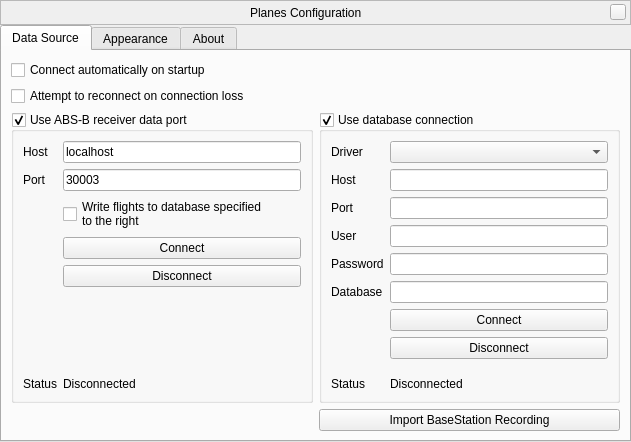
<?xml version="1.0" encoding="UTF-8"?>
<ui version="4.0">
 <class>PlanesDialog</class>
 <widget class="QWidget" name="PlanesDialog">
  <property name="geometry">
   <rect>
    <x>0</x>
    <y>0</y>
    <width>631</width>
    <height>441</height>
   </rect>
  </property>
  <property name="windowTitle">
   <string>Form</string>
  </property>
  <layout class="QVBoxLayout" name="verticalLayout_4">
   <property name="spacing">
    <number>0</number>
   </property>
   <property name="leftMargin">
    <number>0</number>
   </property>
   <property name="topMargin">
    <number>0</number>
   </property>
   <property name="rightMargin">
    <number>0</number>
   </property>
   <property name="bottomMargin">
    <number>0</number>
   </property>
   <item>
    <widget class="BarFrame" name="TitleBar">
     <property name="minimumSize">
      <size>
       <width>0</width>
       <height>25</height>
      </size>
     </property>
     <property name="maximumSize">
      <size>
       <width>16777215</width>
       <height>30</height>
      </size>
     </property>
     <property name="frameShape">
      <enum>QFrame::StyledPanel</enum>
     </property>
     <property name="frameShadow">
      <enum>QFrame::Raised</enum>
     </property>
     <layout class="QHBoxLayout" name="horizontalLayout">
      <property name="spacing">
       <number>0</number>
      </property>
      <property name="leftMargin">
       <number>0</number>
      </property>
      <property name="topMargin">
       <number>0</number>
      </property>
      <property name="rightMargin">
       <number>4</number>
      </property>
      <property name="bottomMargin">
       <number>0</number>
      </property>
      <item>
       <spacer name="horizontalSpacer">
        <property name="orientation">
         <enum>Qt::Horizontal</enum>
        </property>
        <property name="sizeHint" stdset="0">
         <size>
          <width>235</width>
          <height>20</height>
         </size>
        </property>
       </spacer>
      </item>
      <item>
       <widget class="QLabel" name="stelWindowTitle">
        <property name="text">
         <string>Planes Configuration</string>
        </property>
       </widget>
      </item>
      <item>
       <spacer name="horizontalSpacer_2">
        <property name="orientation">
         <enum>Qt::Horizontal</enum>
        </property>
        <property name="sizeHint" stdset="0">
         <size>
          <width>235</width>
          <height>20</height>
         </size>
        </property>
       </spacer>
      </item>
      <item>
       <widget class="StelCloseButton" name="closeStelWindow">
        <property name="minimumSize">
         <size>
          <width>16</width>
          <height>16</height>
         </size>
        </property>
        <property name="maximumSize">
         <size>
          <width>16</width>
          <height>16</height>
         </size>
        </property>
        <property name="focusPolicy">
         <enum>Qt::NoFocus</enum>
        </property>
        <property name="text">
         <string/>
        </property>
       </widget>
      </item>
     </layout>
    </widget>
   </item>
   <item>
    <widget class="QTabWidget" name="Tabs">
     <property name="currentIndex">
      <number>0</number>
     </property>
     <widget class="QWidget" name="tab">
      <attribute name="title">
       <string>Data Source</string>
      </attribute>
      <layout class="QGridLayout" name="gridLayout">
       <item row="2" column="0" rowspan="3">
        <widget class="QGroupBox" name="BSGroup">
         <property name="enabled">
          <bool>true</bool>
         </property>
         <property name="title">
          <string>Use ABS-B receiver data port</string>
         </property>
         <property name="checkable">
          <bool>true</bool>
         </property>
         <layout class="QFormLayout" name="formLayout_4">
          <property name="fieldGrowthPolicy">
           <enum>QFormLayout::AllNonFixedFieldsGrow</enum>
          </property>
          <item row="0" column="0">
           <widget class="QLabel" name="label_14">
            <property name="text">
             <string>Host</string>
            </property>
            <property name="buddy">
             <cstring>bsHost</cstring>
            </property>
           </widget>
          </item>
          <item row="0" column="1">
           <widget class="QLineEdit" name="bsHost">
            <property name="text">
             <string>localhost</string>
            </property>
           </widget>
          </item>
          <item row="1" column="0">
           <widget class="QLabel" name="label_15">
            <property name="text">
             <string>Port</string>
            </property>
            <property name="buddy">
             <cstring>bsPort</cstring>
            </property>
           </widget>
          </item>
          <item row="1" column="1">
           <widget class="QLineEdit" name="bsPort">
            <property name="inputMask">
             <string>00000</string>
            </property>
            <property name="text">
             <string>30003</string>
            </property>
           </widget>
          </item>
          <item row="4" column="1">
           <widget class="QPushButton" name="bsConnectButton">
            <property name="text">
             <string>Connect</string>
            </property>
           </widget>
          </item>
          <item row="5" column="1">
           <widget class="QPushButton" name="bsDisconnectButton">
            <property name="text">
             <string>Disconnect</string>
            </property>
           </widget>
          </item>
          <item row="6" column="1">
           <spacer name="verticalSpacer_5">
            <property name="orientation">
             <enum>Qt::Vertical</enum>
            </property>
            <property name="sizeHint" stdset="0">
             <size>
              <width>20</width>
              <height>40</height>
             </size>
            </property>
           </spacer>
          </item>
          <item row="7" column="0">
           <widget class="QLabel" name="label_17">
            <property name="text">
             <string>Status</string>
            </property>
           </widget>
          </item>
          <item row="7" column="1">
           <widget class="QLabel" name="bsStatus">
            <property name="text">
             <string>Disconnected</string>
            </property>
           </widget>
          </item>
          <item row="3" column="1">
           <widget class="QCheckBox" name="useBSDB">
            <property name="text">
             <string>Write flights to database specified
to the right</string>
            </property>
           </widget>
          </item>
         </layout>
        </widget>
       </item>
       <item row="2" column="1" rowspan="3">
        <widget class="QGroupBox" name="databaseGroup">
         <property name="enabled">
          <bool>true</bool>
         </property>
         <property name="minimumSize">
          <size>
           <width>300</width>
           <height>0</height>
          </size>
         </property>
         <property name="title">
          <string>Use database connection</string>
         </property>
         <property name="checkable">
          <bool>true</bool>
         </property>
         <layout class="QFormLayout" name="formLayout">
          <item row="1" column="0">
           <widget class="QLabel" name="dbHostLabel">
            <property name="text">
             <string>Host</string>
            </property>
            <property name="buddy">
             <cstring>dbHost</cstring>
            </property>
           </widget>
          </item>
          <item row="2" column="0">
           <widget class="QLabel" name="dbPortLabel">
            <property name="text">
             <string>Port</string>
            </property>
            <property name="buddy">
             <cstring>dbPort</cstring>
            </property>
           </widget>
          </item>
          <item row="3" column="0">
           <widget class="QLabel" name="dbUserLabel">
            <property name="text">
             <string>User</string>
            </property>
            <property name="buddy">
             <cstring>dbUser</cstring>
            </property>
           </widget>
          </item>
          <item row="4" column="0">
           <widget class="QLabel" name="dbPasswordLabel">
            <property name="text">
             <string>Password</string>
            </property>
            <property name="buddy">
             <cstring>dbPass</cstring>
            </property>
           </widget>
          </item>
          <item row="1" column="1">
           <widget class="QLineEdit" name="dbHost"/>
          </item>
          <item row="2" column="1">
           <widget class="QLineEdit" name="dbPort">
            <property name="inputMask">
             <string>00000</string>
            </property>
           </widget>
          </item>
          <item row="3" column="1">
           <widget class="QLineEdit" name="dbUser"/>
          </item>
          <item row="4" column="1">
           <widget class="QLineEdit" name="dbPass">
            <property name="echoMode">
             <enum>QLineEdit::Password</enum>
            </property>
           </widget>
          </item>
          <item row="6" column="1">
           <widget class="QPushButton" name="dbConnectButton">
            <property name="text">
             <string>Connect</string>
            </property>
           </widget>
          </item>
          <item row="0" column="1">
           <widget class="QComboBox" name="dbDriver"/>
          </item>
          <item row="0" column="0">
           <widget class="QLabel" name="label_5">
            <property name="text">
             <string>Driver</string>
            </property>
            <property name="buddy">
             <cstring>dbDriver</cstring>
            </property>
           </widget>
          </item>
          <item row="7" column="1">
           <widget class="QPushButton" name="dbDisconnectButton">
            <property name="text">
             <string>Disconnect</string>
            </property>
           </widget>
          </item>
          <item row="8" column="1">
           <spacer name="verticalSpacer_3">
            <property name="orientation">
             <enum>Qt::Vertical</enum>
            </property>
            <property name="sizeHint" stdset="0">
             <size>
              <width>20</width>
              <height>40</height>
             </size>
            </property>
           </spacer>
          </item>
          <item row="9" column="1">
           <widget class="QLabel" name="dbStatus">
            <property name="text">
             <string>Disconnected</string>
            </property>
           </widget>
          </item>
          <item row="9" column="0">
           <widget class="QLabel" name="label_7">
            <property name="text">
             <string>Status</string>
            </property>
           </widget>
          </item>
          <item row="5" column="1">
           <widget class="QLineEdit" name="dbName"/>
          </item>
          <item row="5" column="0">
           <widget class="QLabel" name="dbNameLabel">
            <property name="text">
             <string>Database</string>
            </property>
            <property name="buddy">
             <cstring>dbName</cstring>
            </property>
           </widget>
          </item>
         </layout>
        </widget>
       </item>
       <item row="5" column="1">
        <widget class="QPushButton" name="importFileButton">
         <property name="text">
          <string>Import BaseStation Recording</string>
         </property>
        </widget>
       </item>
       <item row="0" column="0" colspan="2">
        <widget class="QCheckBox" name="connectOnStartup">
         <property name="text">
          <string>Connect automatically on startup</string>
         </property>
        </widget>
       </item>
       <item row="1" column="0">
        <widget class="QCheckBox" name="reconnectOnConnectionLoss">
         <property name="text">
          <string>Attempt to reconnect on connection loss</string>
         </property>
        </widget>
       </item>
      </layout>
     </widget>
     <widget class="QWidget" name="tab_2">
      <attribute name="title">
       <string>Appearance</string>
      </attribute>
      <layout class="QGridLayout" name="gridLayout_2">
       <item row="0" column="1" rowspan="4">
        <widget class="QGroupBox" name="groupBox_2">
         <property name="title">
          <string>Trail Style</string>
         </property>
         <layout class="QVBoxLayout" name="verticalLayout_2">
          <item>
           <widget class="QRadioButton" name="col_solid">
            <property name="text">
             <string>Solid Colour</string>
            </property>
            <property name="checked">
             <bool>true</bool>
            </property>
           </widget>
          </item>
          <item>
           <widget class="QRadioButton" name="col_height">
            <property name="toolTip">
             <string>Height is encoded in the red colour with min height = 0 and max height = 255</string>
            </property>
            <property name="text">
             <string>Colour By Height</string>
            </property>
           </widget>
          </item>
          <item>
           <widget class="QGroupBox" name="groupBox_5">
            <property name="title">
             <string>Customise</string>
            </property>
            <layout class="QFormLayout" name="formLayout_2">
             <property name="leftMargin">
              <number>9</number>
             </property>
             <item row="0" column="0">
              <widget class="QLabel" name="label_8">
               <property name="text">
                <string>Min height</string>
               </property>
               <property name="buddy">
                <cstring>minHeight</cstring>
               </property>
              </widget>
             </item>
             <item row="1" column="0">
              <widget class="QLabel" name="label_9">
               <property name="text">
                <string>Max height</string>
               </property>
               <property name="buddy">
                <cstring>maxHeight</cstring>
               </property>
              </widget>
             </item>
             <item row="1" column="1">
              <widget class="QDoubleSpinBox" name="maxHeight">
               <property name="decimals">
                <number>0</number>
               </property>
               <property name="maximum">
                <double>999999.000000000000000</double>
               </property>
               <property name="value">
                <double>20000.000000000000000</double>
               </property>
              </widget>
             </item>
             <item row="0" column="1">
              <widget class="QDoubleSpinBox" name="minHeight">
               <property name="decimals">
                <number>0</number>
               </property>
               <property name="maximum">
                <double>999999.000000000000000</double>
               </property>
              </widget>
             </item>
            </layout>
           </widget>
          </item>
          <item>
           <widget class="QRadioButton" name="col_velocity">
            <property name="toolTip">
             <string>Velocity is encoded in the red channel, vertical rate &lt; 0 is encoded in the green channel and vertical rate &gt; 0 in the blue channel</string>
            </property>
            <property name="text">
             <string>Colour By Velocity</string>
            </property>
           </widget>
          </item>
          <item>
           <widget class="QGroupBox" name="groupBox_6">
            <property name="title">
             <string>Customise</string>
            </property>
            <layout class="QFormLayout" name="formLayout_3">
             <item row="0" column="0">
              <widget class="QLabel" name="label_10">
               <property name="text">
                <string>Min ground velocity</string>
               </property>
               <property name="buddy">
                <cstring>minVel</cstring>
               </property>
              </widget>
             </item>
             <item row="1" column="0">
              <widget class="QLabel" name="label_11">
               <property name="text">
                <string>Max ground velocity</string>
               </property>
               <property name="buddy">
                <cstring>maxVel</cstring>
               </property>
              </widget>
             </item>
             <item row="2" column="0">
              <widget class="QLabel" name="label_12">
               <property name="text">
                <string>Min vertical rate</string>
               </property>
               <property name="buddy">
                <cstring>minVertRate</cstring>
               </property>
              </widget>
             </item>
             <item row="3" column="0">
              <widget class="QLabel" name="label_13">
               <property name="text">
                <string>Max vertical rate</string>
               </property>
               <property name="buddy">
                <cstring>maxVertRate</cstring>
               </property>
              </widget>
             </item>
             <item row="3" column="1">
              <widget class="QDoubleSpinBox" name="maxVertRate">
               <property name="decimals">
                <number>0</number>
               </property>
               <property name="maximum">
                <double>999999.000000000000000</double>
               </property>
               <property name="value">
                <double>50.000000000000000</double>
               </property>
              </widget>
             </item>
             <item row="2" column="1">
              <widget class="QDoubleSpinBox" name="minVertRate">
               <property name="decimals">
                <number>0</number>
               </property>
               <property name="minimum">
                <double>-999999.000000000000000</double>
               </property>
               <property name="maximum">
                <double>0.000000000000000</double>
               </property>
               <property name="value">
                <double>-50.000000000000000</double>
               </property>
              </widget>
             </item>
             <item row="0" column="1">
              <widget class="QDoubleSpinBox" name="minVel">
               <property name="decimals">
                <number>0</number>
               </property>
               <property name="maximum">
                <double>999999.000000000000000</double>
               </property>
              </widget>
             </item>
             <item row="1" column="1">
              <widget class="QDoubleSpinBox" name="maxVel">
               <property name="decimals">
                <number>0</number>
               </property>
               <property name="maximum">
                <double>999999.000000000000000</double>
               </property>
               <property name="value">
                <double>500.000000000000000</double>
               </property>
              </widget>
             </item>
            </layout>
           </widget>
          </item>
         </layout>
        </widget>
       </item>
       <item row="0" column="0">
        <widget class="QGroupBox" name="groupBox_4">
         <property name="title">
          <string>General</string>
         </property>
         <layout class="QVBoxLayout" name="verticalLayout_5">
          <item>
           <widget class="QCheckBox" name="showLabels">
            <property name="toolTip">
             <string>Draw labels with the callsign of the flight next to the icons</string>
            </property>
            <property name="text">
             <string>Show Flight Labels</string>
            </property>
            <property name="checked">
             <bool>true</bool>
            </property>
           </widget>
          </item>
          <item>
           <widget class="QCheckBox" name="useInterp">
            <property name="toolTip">
             <string>Interpolate between datapoints for smoother animation</string>
            </property>
            <property name="text">
             <string>Use Interpolation</string>
            </property>
            <property name="checked">
             <bool>true</bool>
            </property>
           </widget>
          </item>
         </layout>
        </widget>
       </item>
       <item row="1" column="0">
        <widget class="QGroupBox" name="groupBox">
         <property name="title">
          <string>Display Trails For</string>
         </property>
         <layout class="QVBoxLayout" name="verticalLayout">
          <item>
           <widget class="QRadioButton" name="trails_nothing">
            <property name="toolTip">
             <string>Do not show trails at all</string>
            </property>
            <property name="text">
             <string>Nothing</string>
            </property>
           </widget>
          </item>
          <item>
           <widget class="QRadioButton" name="trails_selected">
            <property name="toolTip">
             <string>Show trails for the currently selected flight</string>
            </property>
            <property name="text">
             <string>Selected Plane Only</string>
            </property>
            <property name="checked">
             <bool>true</bool>
            </property>
           </widget>
          </item>
          <item>
           <widget class="QRadioButton" name="trails_inView">
            <property name="toolTip">
             <string>Show trails for all the flights currently on the screen</string>
            </property>
            <property name="text">
             <string>Planes Currently In View Only</string>
            </property>
           </widget>
          </item>
          <item>
           <widget class="QRadioButton" name="trails_all">
            <property name="toolTip">
             <string>Show trails for all flights, regardless of screen position</string>
            </property>
            <property name="text">
             <string>All Planes</string>
            </property>
           </widget>
          </item>
         </layout>
        </widget>
       </item>
       <item row="4" column="1">
        <spacer name="verticalSpacer">
         <property name="orientation">
          <enum>Qt::Vertical</enum>
         </property>
         <property name="sizeHint" stdset="0">
          <size>
           <width>20</width>
           <height>40</height>
          </size>
         </property>
        </spacer>
       </item>
       <item row="2" column="0" rowspan="2">
        <widget class="QGroupBox" name="groupBox_3">
         <property name="title">
          <string>Display Colour</string>
         </property>
         <layout class="QGridLayout" name="gridLayout_3">
          <item row="0" column="0">
           <widget class="QToolButton" name="infoTextColorButton">
            <property name="text">
             <string/>
            </property>
           </widget>
          </item>
          <item row="0" column="1">
           <widget class="QLabel" name="infoTextColorLabel">
            <property name="text">
             <string>Info text color</string>
            </property>
           </widget>
          </item>
         </layout>
        </widget>
       </item>
      </layout>
     </widget>
     <widget class="QWidget" name="tab_3">
      <attribute name="title">
       <string>About</string>
      </attribute>
      <layout class="QHBoxLayout" name="horizontalLayout_3">
       <item>
        <widget class="QTextBrowser" name="textBrowser">
         <property name="html">
          <string>&lt;!DOCTYPE HTML PUBLIC &quot;-//W3C//DTD HTML 4.0//EN&quot; &quot;http://www.w3.org/TR/REC-html40/strict.dtd&quot;&gt;
&lt;html&gt;&lt;head&gt;&lt;meta name=&quot;qrichtext&quot; content=&quot;1&quot; /&gt;&lt;meta charset=&quot;utf-8&quot; /&gt;&lt;style type=&quot;text/css&quot;&gt;
p, li { white-space: pre-wrap; }
hr { height: 1px; border-width: 0; }
li.unchecked::marker { content: &quot;\2610&quot;; }
li.checked::marker { content: &quot;\2612&quot;; }
&lt;/style&gt;&lt;/head&gt;&lt;body style=&quot; font-family:'Segoe UI'; font-size:9pt; font-weight:400; font-style:normal;&quot;&gt;
&lt;p style=&quot; margin-top:0px; margin-bottom:0px; margin-left:0px; margin-right:0px; -qt-block-indent:0; text-indent:0px;&quot;&gt;&lt;span style=&quot; font-family:'MS Shell Dlg 2'; font-size:8pt;&quot;&gt;This plugin allows the visualisation of flight trajectories from ADS-B data. The data can either be imported from a BaseStation recording, from a database or gathered in realtime from a BaseStation session's data port.&lt;/span&gt;&lt;/p&gt;&lt;/body&gt;&lt;/html&gt;</string>
         </property>
        </widget>
       </item>
      </layout>
     </widget>
    </widget>
   </item>
  </layout>
 </widget>
 <customwidgets>
  <customwidget>
   <class>BarFrame</class>
   <extends>QFrame</extends>
   <header>Dialog.hpp</header>
   <container>1</container>
  </customwidget>
  <customwidget>
   <class>StelCloseButton</class>
   <extends>QPushButton</extends>
   <header>gui/StelCloseButton.hpp</header>
  </customwidget>
 </customwidgets>
 <tabstops>
  <tabstop>Tabs</tabstop>
  <tabstop>BSGroup</tabstop>
  <tabstop>bsHost</tabstop>
  <tabstop>bsPort</tabstop>
  <tabstop>useBSDB</tabstop>
  <tabstop>bsConnectButton</tabstop>
  <tabstop>bsDisconnectButton</tabstop>
  <tabstop>databaseGroup</tabstop>
  <tabstop>dbDriver</tabstop>
  <tabstop>dbHost</tabstop>
  <tabstop>dbPort</tabstop>
  <tabstop>dbUser</tabstop>
  <tabstop>dbPass</tabstop>
  <tabstop>dbName</tabstop>
  <tabstop>dbConnectButton</tabstop>
  <tabstop>dbDisconnectButton</tabstop>
  <tabstop>importFileButton</tabstop>
  <tabstop>showLabels</tabstop>
  <tabstop>useInterp</tabstop>
  <tabstop>trails_nothing</tabstop>
  <tabstop>trails_selected</tabstop>
  <tabstop>trails_inView</tabstop>
  <tabstop>trails_all</tabstop>
  <tabstop>col_solid</tabstop>
  <tabstop>col_height</tabstop>
  <tabstop>minHeight</tabstop>
  <tabstop>maxHeight</tabstop>
  <tabstop>col_velocity</tabstop>
  <tabstop>minVel</tabstop>
  <tabstop>maxVel</tabstop>
  <tabstop>minVertRate</tabstop>
  <tabstop>maxVertRate</tabstop>
  <tabstop>textBrowser</tabstop>
 </tabstops>
 <resources/>
 <connections/>
</ui>
